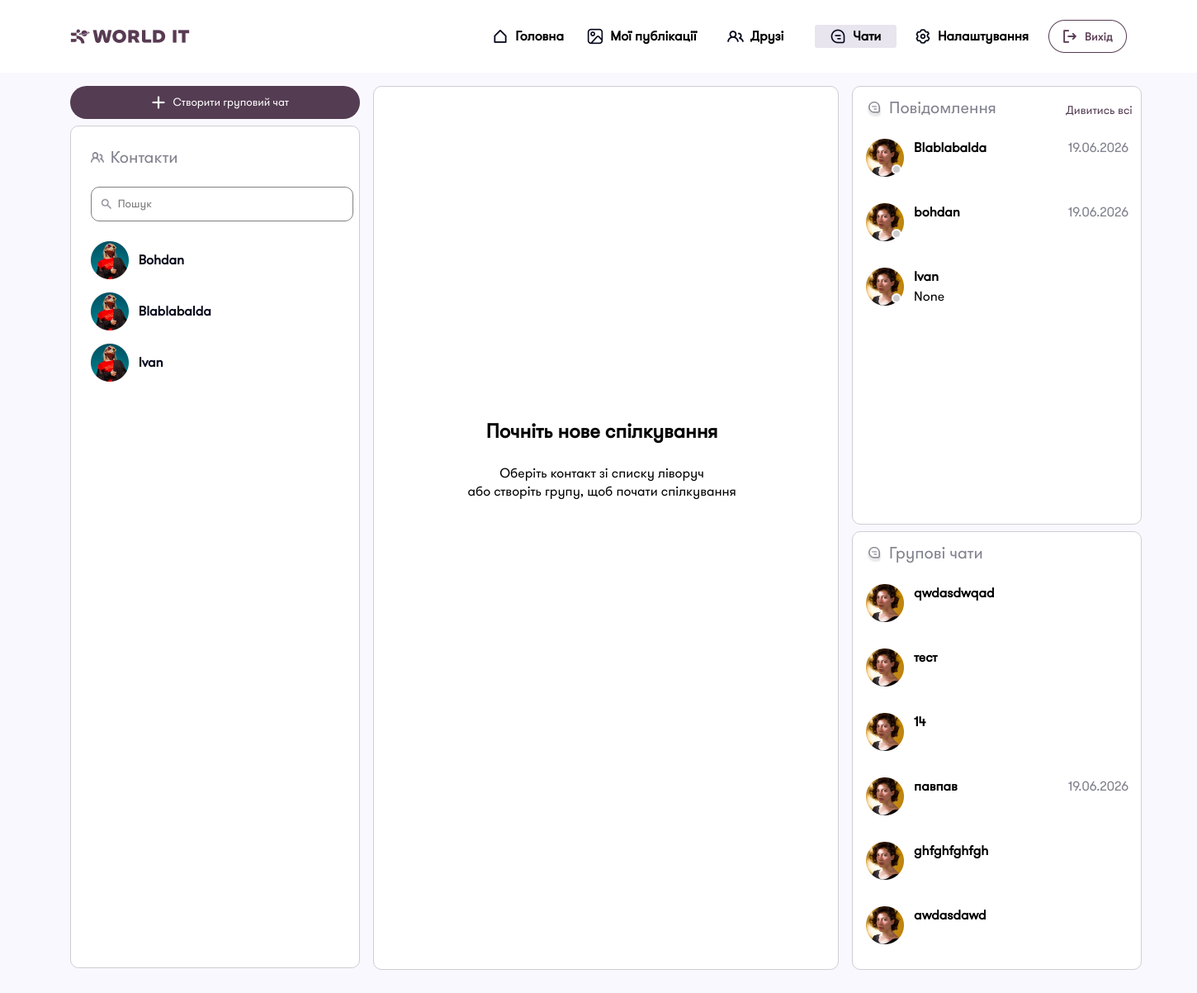
Page /chats/ (signed in) on the earlier database version.
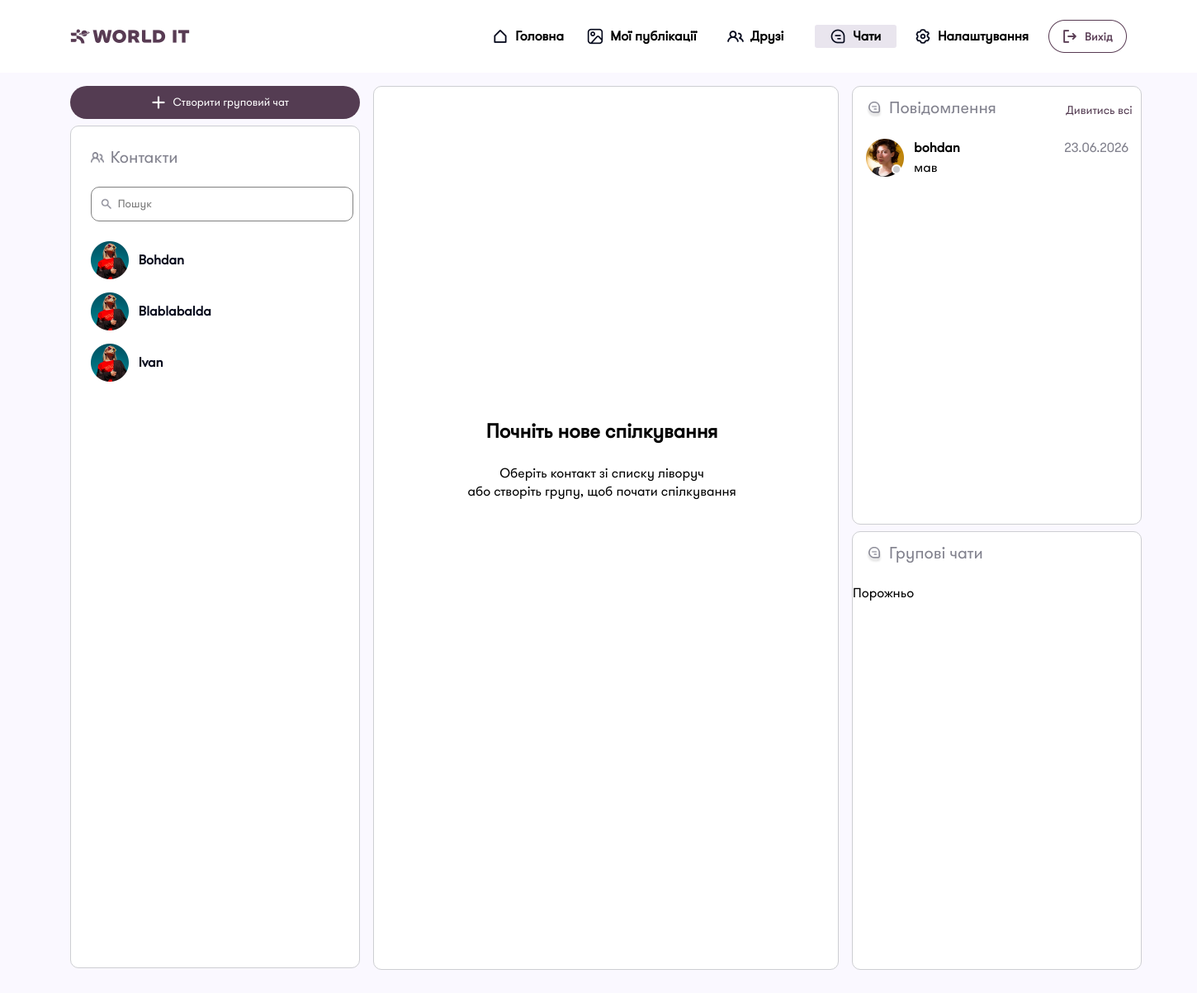
Same page on the later database version.
### user_app/models.py (models this page shows)
class User(AbstractUser):
    username = models.CharField(
        max_length=150,
        blank= True,
        null= True,
        )
    email = models.EmailField(
        unique=True,
    )
    USERNAME_FIELD = 'email'
    REQUIRED_FIELDS = []

### chat_app/models.py (models this page shows, shortened)
class Chat(models.Model):
    admin = models.ForeignKey(user, on_delete= models.CASCADE, blank= True, null= True)
    users = models.ManyToManyField(user, related_name= 'chats')
    name = models.CharField(max_length= 30, blank= True, null= True)
    is_group = models.BooleanField(default= False)
    avatar  = models.ImageField(upload_to= 'chat_avatars/', blank= True, null= True)

### chat_app/views.py (the view)
class ChatView(
        LoginRequiredMixin,
        TemplateView
    ):
    template_name = "chat_app/chat.html"
    def get_context_data(self, **kwargs):
        context = super().get_context_data(**kwargs)
        context['friends'] = get_users_by_section(user= self.request.user, section= 'friends')
        last_personal_message_subquery = Message.objects.filter(chat= OuterRef('id')).order_by('-id')
        context['personal_chats'] = Chat.objects.filter(users= self.request.user, is_group= False).order_by('id').annotate(
            last_message_text = Subquery(last_personal_message_subquery.values('text')[:1]),
            last_message_time = Subquery(last_personal_message_subquery.values('created_at')[:1])
        ).order_by('id')
        last_group_message_subquery = Message.objects.filter(chat= OuterRef('id')).order_by('-id')
        context["group_chats"] = Chat.objects.filter(users=self.request.user, is_group=True).order_by("id").annotate(
            last_message_text=Subquery(last_group_message_subquery.values("text")[:1]),
            last_message_time=Subquery(last_group_message_subquery.values("created_at")[:1]),
            total_members = Count('users')
        ).order_by("id")
        context['unread_count'] = Message.objects.filter(chat__users=self.request.user).exclude(sender=self.request.user).exclude(readers=self.request.user).distinct().count()
        return context

### user_app/utils/friend_queries.py (called while the page is built, shortened)
def get_users_by_section(user: User, section):
    if section == 'requests':
        return User.objects.filter(sent_friendships__to_user = user, sent_friendships__status = 'pending').order_by('id')
    if section == 'friends':
        sent_friend_ids = list(user.sent_friendships.filter(status= 'accepted').values_list('to_user_id', flat= True))
        received_friend_ids = list(user.received_friendships.filter(status= 'accepted').values_list('from_user_id', flat= True))
        return User.objects.filter(id__in= sent_friend_ids + received_friend_ids).order_by('id')

### chat_app/templates/chat_app/chat.html (shortened to what this page needs)
{% extends "base.html" %}
{% load static %}
{% block links %}
    <link rel="stylesheet" href="{% static 'css/base.css' %}">
    <link rel="stylesheet" href="{% static 'chat_app/css/chat.css' %}">
    <link rel="stylesheet" href="{% static 'chat_app/css/group_chat.css' %}">
    <link rel="stylesheet" href="{% static 'chat_app/css/chat_content.css' %}">
    <link rel="stylesheet" href="{% static 'chat_app/css/new_group.css' %}">
    <link rel="stylesheet" href="{% static 'chat_app/css/new_group_settings.css' %}">
    <link rel="stylesheet" href="{% static 'chat_app/css/add_person.css' %}">
    <link rel="stylesheet" href="{% static 'chat_app/css/editing_group.css' %}">
{% endblock %}
{% block side-panel %}
<div class="chat-side-panel">
    <button class="open-group-modal" id="open-group-modal">
        <img src="{% static 'chat_app/images/chatplus.png' %}" class="chat-plus" >
        <span class="open-group-modal-text">Створити груповий чат</span>
    </button>
    <div class="chat-list">
        <div class="contacts">
            <img src="{% static 'home_app/images/people_gray.png' %}" class="contacts-icon">
            <span class="contacts-text">Контакти</span>
        </div>
        <div class="chat-search">
            <img src="{% static 'images/search.png' %}" class="search-icon">
            <input type="text" class="search-input" placeholder="Пошук">
        </div>
        {% include "chat_app/particles/chat_contacts.html" %}
    </div>
</div>
{% endblock %}
{% block content %}
<div class="chat-content">
    <div class="chat-text-center">
        <div class="chat-text-container is-placeholder" id="chat-text-block">
            <h2 id="chat-title">Почніть нове спілкування</h2>
            <p id="chat-status">Оберіть контакт зі списку ліворуч<br> або створіть групу, щоб почати спілкування</p>
        </div>
    </div>
</div>
<div class="chat-section">
    <div class="chat-messages">
        <div class="chat-messages-top">
            <img src="{% static 'home_app/images/alert.png' %}" class="chat-avatar">
            <p>Повідомлення</p>
            <div class="view-all">
                <span>Дивитись всі</span>
            </div>
        </div>
        {% include "chat_app/particles/chat_messages.html" %}
    </div>
    <div class="group-chat">
        <div class="chat-messages-top">
            <img src="{% static 'home_app/images/alert.png' %}">
            <p>Групові чати</p>
        </div>
        <div class="chat-messages-list">
            {% include "chat_app/particles/chat_groups.html" %}
        </div>
    </div>
</div>
{% endblock %}

### chat_app/templates/chat_app/particles/chat_contacts.html
{% load static %}
<div class="chat-friends">
        {% for friend in friends %}
            <div class="friend">
                <img class="friend-avatar" src="{% static 'home_app/images/avatar2.png' %}">
                <span class="friend" class="chat-user-button" data-chat-user="{{ friend.id }}" data-chat-username="{{ friend.email }}">
                        <span class="friend-name">{{ friend.last_name }}</span>
                </span>
            </div>
        {% empty %}
            <p>Контактів поки немає</p>
        {% endfor %}
</div>

### chat_app/templates/chat_app/particles/chat_messages.html
{% load static %}
<section class="chat-messages-list" id="chat-block">
    {% for chat in personal_chats %}
        {% for person in chat.users.all %}
            {% if person.id != request.user.id %}
                <div class="in-per chat-button" data-chat-user="{{ person.id }}">
                    <div class="avat">
                        <img src="{% static 'home_app/images/avatar4.png' %}">
                        <span class="status-ball" data-chat-user="{{ person.id }}"></span>
                    </div>
                    <div class="textall">
                        <div class="text1">
                            <span class="bold-text message-name" data-chat-username="{{ person.email }}">{{ person.last_name }}</span>
                            <span class="gray-color">{{ chat.last_message_time|date:"d.m.Y" }}</span>
                        </div>
                        <div class="textelse">
                            <span>{{ chat.last_message_text }}</span>
                        </div>
                    </div>
                </div>
            {% endif %}
        {% endfor %}
    {% empty %}
        <p class="no-chats">Чатів поки немає</p>
    {% endfor %}
</section>

### chat_app/templates/chat_app/particles/chat_groups.html (shortened to what this page needs)
{% load static %}
<section class="chat-block">
    <div id="group-list">
        {% for chat in group_chats %}
            <div class="in-per groups-chats-container {% if chat.unread_count %}chat-has-unread{% endif %}"
                 data-chat-id="{{ chat.id }}"
                 data-members='[{% for u in chat.users.all %}{"id": {{ u.id }}, "username": "{{ u.username }}"}{% if not forloop.last %},{% endif %}{% endfor %}]'>
                <div class="avat">
                    <img src="{% static 'home_app/images/avatar4.png' %}">
                </div>
                <div class="textall">
                    <div class="text1">
                        <div class="chat-group-button" data-chat-title="{{ chat.name }}">
                            <span class="bold-text message-name chat-button-title">{{ chat.name }}</span>
                        </div>
                        <span class="gray-color">{{ chat.last_message_time|date:"d.m.Y" }}</span>
                    </div>
                    <div class="textelse">
                    </div>
                </div>
            </div>
        {% empty %}
            <p id="group-empty">Порожньо</p>
        {% endfor %}
    </div>
</section>

Differences in the rows shown:
removed Chat: last_message_time "19.06.2026", User (last_name "Blablabalda")
removed Chat: last_message_time "19.06.2026", User (last_name "bohdan")
removed Chat: last_message_text "None", User (last_name "Ivan")
removed Chat: name "qwdasdwqad"
removed Chat: name "тест"
removed Chat: name "14"
removed Chat: name "павпав", last_message_time "19.06.2026"
removed Chat: name "ghfghfghfgh"
removed Chat: name "awdasdawd"
added Chat: last_message_time "23.06.2026", last_message_text "мав", User (last_name "bohdan")
Other differences:
text now shown: "Порожньо"
